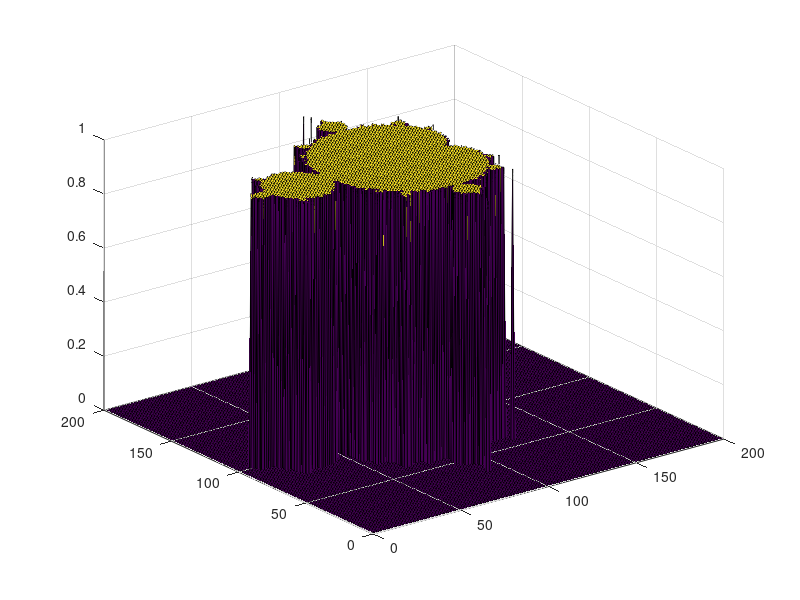

This chart was generated by the following MATLAB code:
rangex = linspace(-1.5, 1.5, 200);
rangey = linspace(1.5, -1.5, 200);

[X Y] = meshgrid(rangex, rangey);

points = X+i*Y;

Z = zeros(size(points));

for n = 1:50
	Z = Z.^2 + points;
end

surf(double(abs(Z) < 4))
